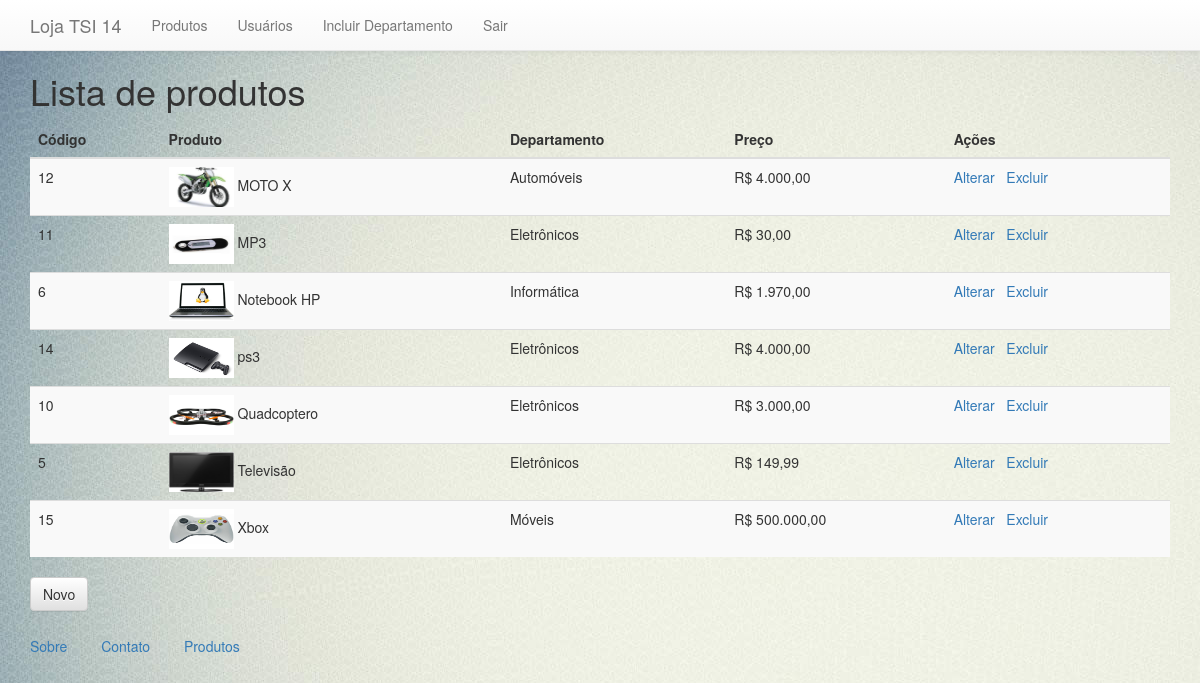
Screenshot of /admin/produtos.php (signed in) with the database file from the repository.
### tables this page shows
CREATE TABLE `produtos` (
  `id` int(11) NOT NULL AUTO_INCREMENT,
  `nome` varchar(150) NOT NULL,
  `detalhes` text,
  `preco` decimal(10,2) NOT NULL DEFAULT '0.00',
  `id_departamento` int(11) NOT NULL,
  PRIMARY KEY (`id`),
  KEY `fk_produtos_departamentos_idx` (`id_departamento`),
  CONSTRAINT `fk_produtos_departamentos` FOREIGN KEY (`id_departamento`) REFERENCES `departamentos` (`id`) ON DELETE NO ACTION ON UPDATE NO ACTION
);

CREATE TABLE `imagens` (
  `id` int(11) NOT NULL AUTO_INCREMENT,
  `foto` varchar(45) NOT NULL,
  `id_produto` int(11) NOT NULL,
  PRIMARY KEY (`id`)
);

CREATE TABLE `departamentos` (
  `id` int(11) NOT NULL AUTO_INCREMENT,
  `nome` varchar(50) NOT NULL,
  PRIMARY KEY (`id`)
);

### lib/database.php (called while the page is built, shortened)
<?php
	$conn = mysql_connect(HOST, USER, PASSWORD);
	function consultar($sql)
	{
		global $conn, $result;
		$result = mysql_query($sql,$conn);
	}

### sections/lista_produtos.php (the view)
<div class="col-md-12">
  <h1><?php echo $titulo_pagina; ?></h1>
  <table class="table table-striped">
    <thead>
      <tr>
        <th>Código</th><th>Produto</th><th>Departamento</th><th>Preço</th><th>Ações</th>
      </tr>
    </thead>
    <tbody>
      <?php if(count($registros) > 0): ?>
      <?php foreach($registros as $registro): ?>
        <tr>
          <td><?php echo $registro['id'] ?></td>
          <td>
            <?php if($registro['foto']): ?>
              <img src="<?php echo URL_BASE ?>assets/img/<?php echo $registro['foto'] ?>" width='65' height='40'>
            <?php else: ?>
              <img src="<?php echo URL_BASE ?>assets/img/default.jpeg" width='65' height='40'>
            <?php endif ?>
            <?php echo $registro['nome_produto'] ?>
          </td>
          <td><?php echo $registro['nome_departamento'] ?></td>
          <td>R$ <?php echo number_format($registro['preco'], 2, ',', '.') ?></td>
          <td class='acoes'>
            <a href='<?php echo URL_BASE ?>admin/produtos.php?acao=alterar&id=<?php echo $registro['id'] ?>'>Alterar</a>&nbsp;&nbsp;
            <a href='javascript:if(confirm("Confirma a exclusão?")) { document.location="<?php echo URL_BASE ?>admin/produtos.php?acao=excluir&id=<?php echo $registro['id'] ?>"}'>Excluir</a>
          </td>
        </tr>
      <?php endforeach ?>
      <?php else: ?>
        <tr><td colspan="5">Nenhum produto cadastrado!</td></tr>
      <?php endif ?>
    </tbody>
  </table>
  <div class="form-group"><button type="button" class="btn btn-default" onclick="document.location='<?=URL_BASE;?>admin/produtos.php?acao=incluir';">Novo</button></div>
</div>

### assets/css/estilos.css (style rules this page uses)
body { background-image: url(../img/back.jpg); }

### rows the page displays
produtos: id "12", imagens.foto (picture), nome "MOTO X", id_departamento.nome "Automóveis", preco "4.000,00"
produtos: id "11", imagens.foto (picture), nome "MP3", id_departamento.nome "Eletrônicos", preco "30,00"
produtos: id "6", imagens.foto (picture), nome "Notebook HP", id_departamento.nome "Informática", preco "1.970,00"
produtos: id "14", imagens.foto (picture), nome "ps3", id_departamento.nome "Eletrônicos", preco "4.000,00"
produtos: id "10", imagens.foto (picture), nome "Quadcoptero", id_departamento.nome "Eletrônicos", preco "3.000,00"
produtos: id "5", imagens.foto (picture), nome "Televisão", id_departamento.nome "Eletrônicos", preco "149,99"
produtos: id "15", imagens.foto (picture), nome "Xbox", id_departamento.nome "Móveis", preco "500.000,00"

### other values shown
$titulo_pagina "Lista de produtos"
